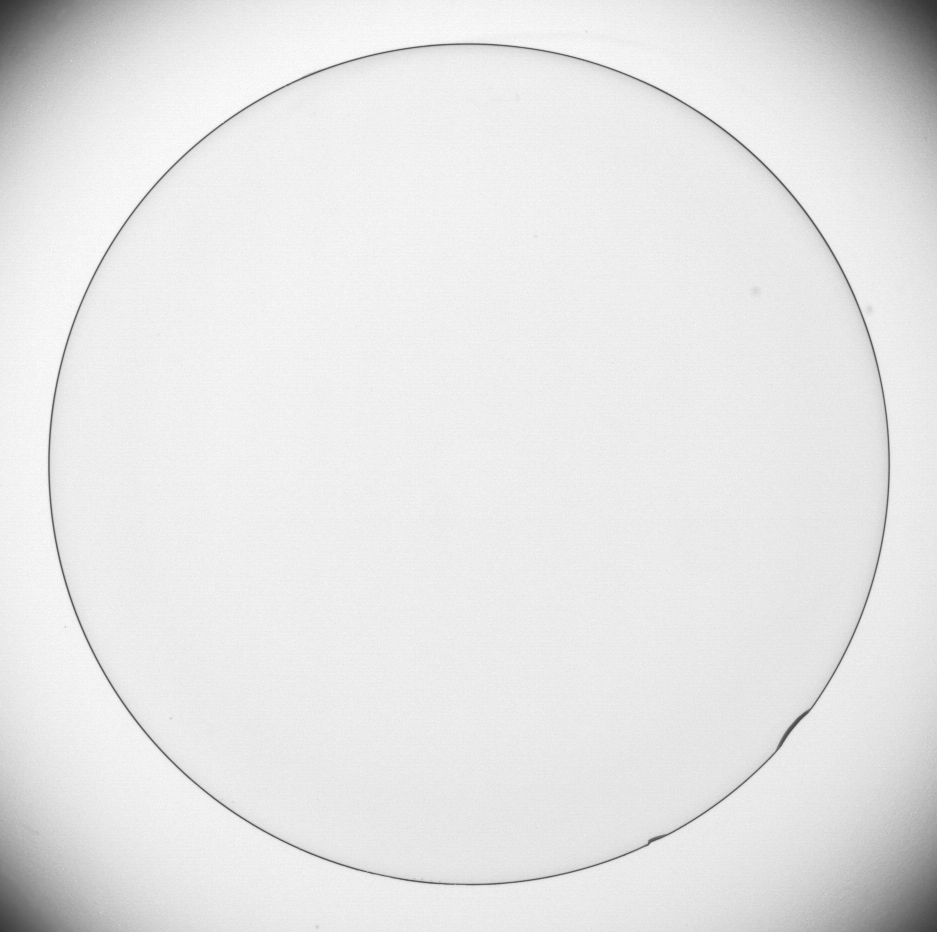
#> input picture Experiment_GUET/src/class_img/Fig0342(a)(contact_lens_original).tif, 937 x 932 px, found by its file name
$ jupyter execute Experiment_Content_Implementation_split.ipynb
#> lines starting #> are read from the running program, lines starting #| are printed output that depends on the picture; after the words box and inside, x2 and y2 are one past the last pixel; in counts of white or black regions, pixels touching at a corner belong together
[cell 1]
from pathlib import Path

import cv2
import matplotlib.pyplot as plt
import numpy as np

plt.rcParams['font.sans-serif'] = ['SimHei', 'DejaVu Sans']
plt.rcParams['axes.unicode_minus'] = False


def find_project_root() -> Path:
    cwd = Path.cwd().resolve()
    for p in [cwd, *cwd.parents]:
        if (p / 'Experiment_GUET').exists():
            return p
    raise FileNotFoundError('未找到包含 Experiment_GUET 的项目根目录')


PROJECT_ROOT = find_project_root()
PIC_DIR = PROJECT_ROOT / 'Experiment_GUET' / 'pic'
OUT_DIR = PROJECT_ROOT / 'Experiment_GUET' / 'src' / '实验四' / 'results_strict'
OUT_DIR.mkdir(parents=True, exist_ok=True)


def read_gray(path: Path) -> np.ndarray:
    img = cv2.imread(str(path), cv2.IMREAD_GRAYSCALE)
    if img is None:
        raise FileNotFoundError(f'无法读取图像: {path}')
    return img


def normalize_u8(x: np.ndarray) -> np.ndarray:
    return cv2.normalize(x, None, 0, 255, cv2.NORM_MINMAX).astype(np.uint8)


def show_and_save(fig, name: str) -> None:
    fig.tight_layout()
    fig.savefig(OUT_DIR / name, dpi=150, bbox_inches='tight')
    plt.show()


def rect_kernel(n: int) -> np.ndarray:
    return cv2.getStructuringElement(cv2.MORPH_RECT, (n, n))


print(f'项目根目录: {PROJECT_ROOT}')
print(f'结果目录: {OUT_DIR}')

实验要求思考：膨胀扩展的是高频/低频/亮部/暗部中的哪一类？腐蚀收缩的是哪一类？

[cell 2]
h, w = 120, 200
# 二值图：白色竖条前景（亮像素），黑色背景（暗像素）
bin_img = np.zeros((h, w), np.uint8)
bin_img[40:80, 90:110] = 255  # 竖条前景


k = rect_kernel(9)  # 9x9矩形核
d_bin = cv2.dilate(bin_img, k)  # 膨胀
e_bin = cv2.erode(bin_img, k)   # 腐蚀


fig, ax = plt.subplots(1, 3, figsize=(12, 4))
ax[0].imshow(bin_img, cmap='gray')
ax[0].set_title('Original Binary (white = foreground)')
ax[1].imshow(d_bin, cmap='gray')
ax[1].set_title('Dilate (foreground expands)')
ax[2].imshow(e_bin, cmap='gray')
ax[2].set_title('Erode (foreground shrinks)')

for a in ax.ravel():
    a.axis('off')

plt.tight_layout()
plt.show()
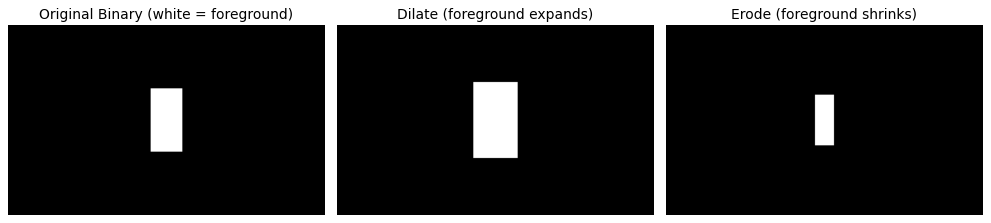
#> figure drawn by matplotlib, 3 panels

使用**同类**方形全 1 结构元，仅改变边长，对比：

1. 膨胀随尺寸增大如何变化；
2. 腐蚀随尺寸增大如何变化。

[cell 3]
# 任务2：不同方形结构元尺寸
g = np.zeros((140, 220), np.uint8)
g[60:62, 30:190] = 255
g[20:40, 50:70] = 255
g[95:100, 160:168] = 255

sizes = (3, 9, 15)
fig, ax = plt.subplots(2, len(sizes) + 1, figsize=(14, 6))
ax[0, 0].imshow(g, cmap='gray')
ax[0, 0].set_title('Original binary')
ax[1, 0].imshow(g, cmap='gray')
ax[1, 0].set_title('(same)')
for j, n in enumerate(sizes, start=1):
    k = rect_kernel(n)
    ax[0, j].imshow(cv2.dilate(g, k), cmap='gray')
    ax[0, j].set_title(f'Dilate n={n}')
    ax[1, j].imshow(cv2.erode(g, k), cmap='gray')
    ax[1, j].set_title(f'Erode n={n}')
for a in ax.ravel():
    a.axis('off')
show_and_save(fig, 'task2_se_size_dilate_erode.png')
#> in show_and_save, `fig.savefig(OUT_DIR / name, dpi=150, bbox_inches='tight')`:
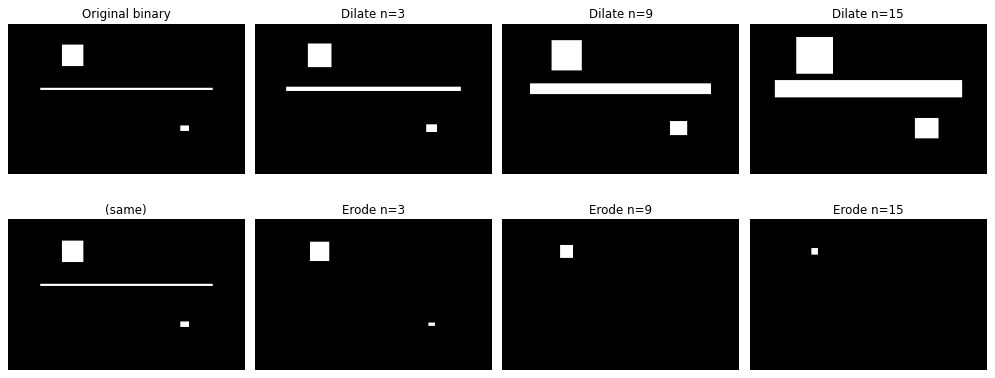
#> figure drawn by matplotlib, 8 panels

结构元尺寸对开运算、闭运算的影响

开运算 = 先腐蚀后膨胀；闭运算 = 先膨胀后腐蚀。比较同一方形结构元在 **不同边长** 下：

3. 开运算效果差异；
4. 闭运算效果差异。

[cell 4]
base = np.zeros((160, 240), np.uint8)
cv2.rectangle(base, (40, 50), (200, 110), 255, 2)
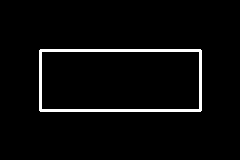
#> base: shape (160, 240); 3.4% white; 1 white region, box (x1, y1, x2, y2) and area: (39, 49, 202, 112) 1316
rng = np.random.default_rng(0)
salt = (rng.random(base.shape) < 0.012).astype(np.uint8) * 255
base = np.clip(base.astype(np.int16) + salt, 0, 255).astype(np.uint8)

sizes = (3, 7, 11)
fig, ax = plt.subplots(2, len(sizes) + 1, figsize=(14, 6))
ax[0, 0].imshow(base, cmap='gray')
ax[0, 0].set_title('Noisy binary')
ax[1, 0].imshow(base, cmap='gray')
ax[1, 0].set_title('(same)')
for j, n in enumerate(sizes, start=1):
    k = rect_kernel(n)
    op = cv2.morphologyEx(base, cv2.MORPH_OPEN, k)
    cl = cv2.morphologyEx(base, cv2.MORPH_CLOSE, k)
    ax[0, j].imshow(op, cmap='gray')
    ax[0, j].set_title(f'Opening n={n}')
    ax[1, j].imshow(cl, cmap='gray')
    ax[1, j].set_title(f'Closing n={n}')
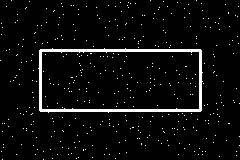
#> base: shape (160, 240); 4.6% white; 407 white regions (406 under 20 px), largest, box (x1, y1, x2, y2) and area: (38, 48, 203, 113) 1332
for a in ax.ravel():
    a.axis('off')
show_and_save(fig, 'task3_open_close_se_size.png')
#> call 2 of show_and_save, with name = 'task3_open_close_se_size.png'
#> in show_and_save (call 2), `fig.savefig(OUT_DIR / name, dpi=150, bbox_inches='tight')`:
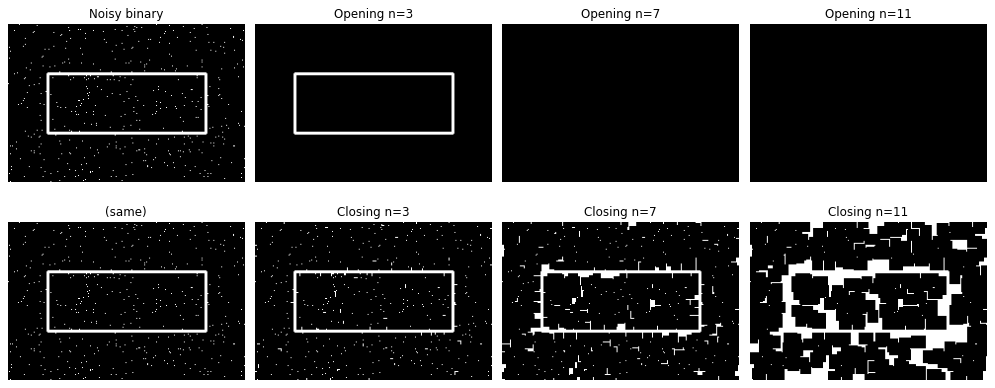
#> figure drawn by matplotlib, 8 panels

[cell 5]
def show_image(ax, img, title):
    ax.imshow(img, cmap='gray')
    ax.set_title(title)
    ax.axis('off')


lens = read_gray(PIC_DIR / 'Fig0342(a)(contact_lens_original).tif')
#> in read_gray, img is the input picture: shape (932, 937); min 50, max 255, mean 229.7
if lens is None:
    raise FileNotFoundError('未找到 Fig0342(a)(contact_lens_original).tif')

# 兼容灰度图/彩色图输入
if lens.ndim == 3:
    lens_gray = cv2.cvtColor(lens, cv2.COLOR_BGR2GRAY)
    result_overlay = lens.copy()
else:
    lens_gray = lens
    result_overlay = cv2.cvtColor(lens_gray, cv2.COLOR_GRAY2BGR)

# 预处理：轻度平滑，降低噪声对边缘检测的影响
lens_blur = cv2.GaussianBlur(lens_gray, (5, 5), 1.2)

# Canny 提取边缘
edges = cv2.Canny(lens_blur, 35, 90)
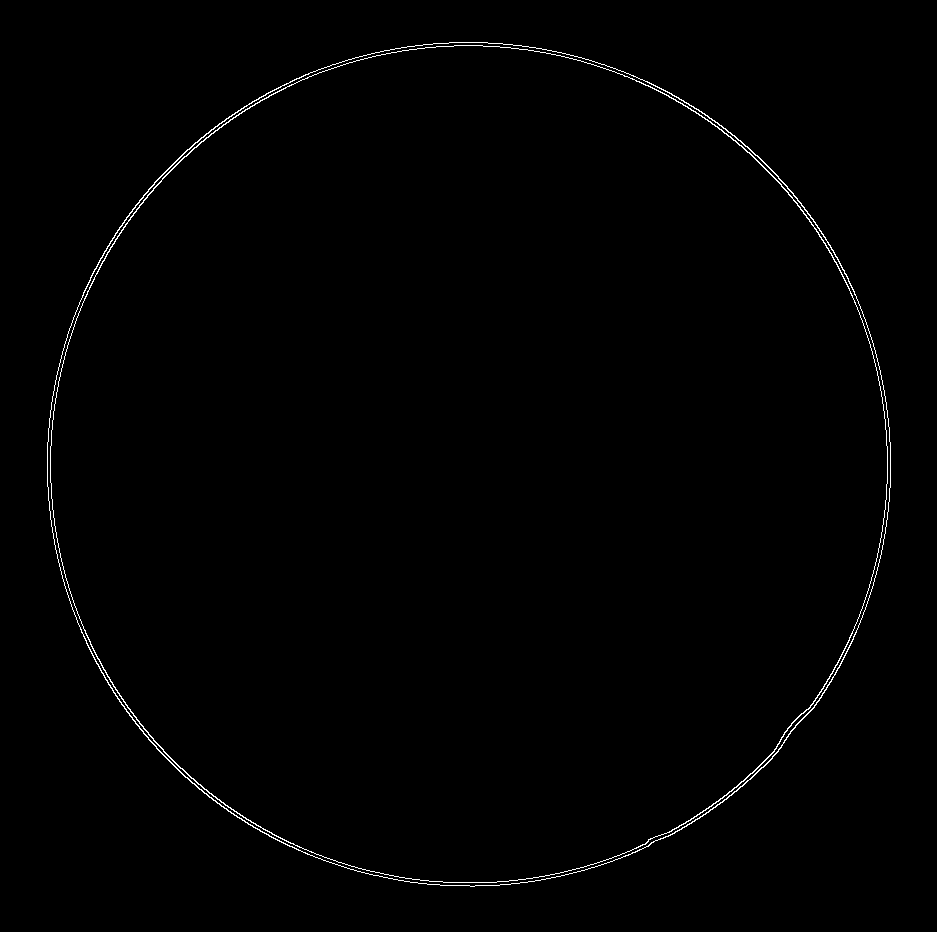
#> edges: shape (932, 937); 0.7% white in thin lines or dots, all inside (x1, y1, x2, y2) = (47, 42, 891, 887)

# 用形态学闭运算增强边缘连续性
kernel = cv2.getStructuringElement(cv2.MORPH_ELLIPSE, (5, 5))
edges_closed = cv2.morphologyEx(edges, cv2.MORPH_CLOSE, kernel, iterations=1)
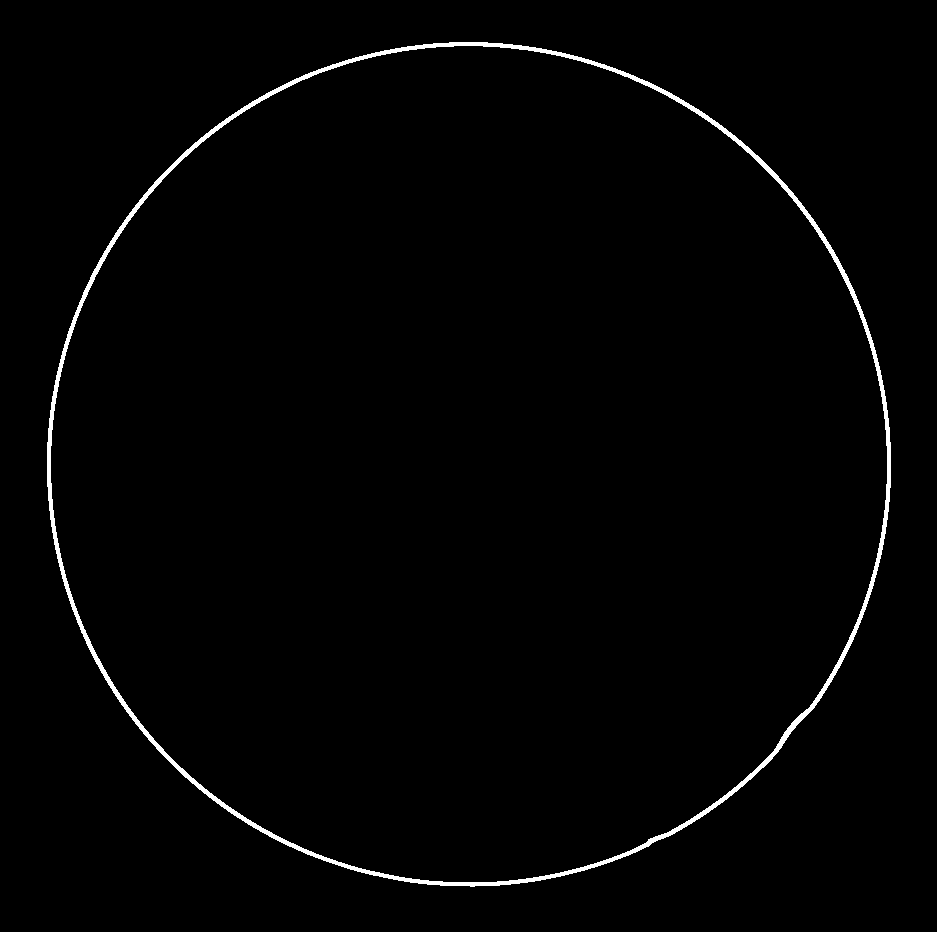
#> edges_closed: shape (932, 937); 1.3% white; 1 white region, box (x1, y1, x2, y2) and area: (47, 42, 891, 887) 11539

# 简化：闭运算后直接作为最终边界
boundary_only = edges_closed.copy()

# 直接叠加闭运算结果到原图（白色边缘）
result_overlay = cv2.cvtColor(lens_gray, cv2.COLOR_GRAY2BGR)
result_overlay[boundary_only > 0] = (255, 255, 255)
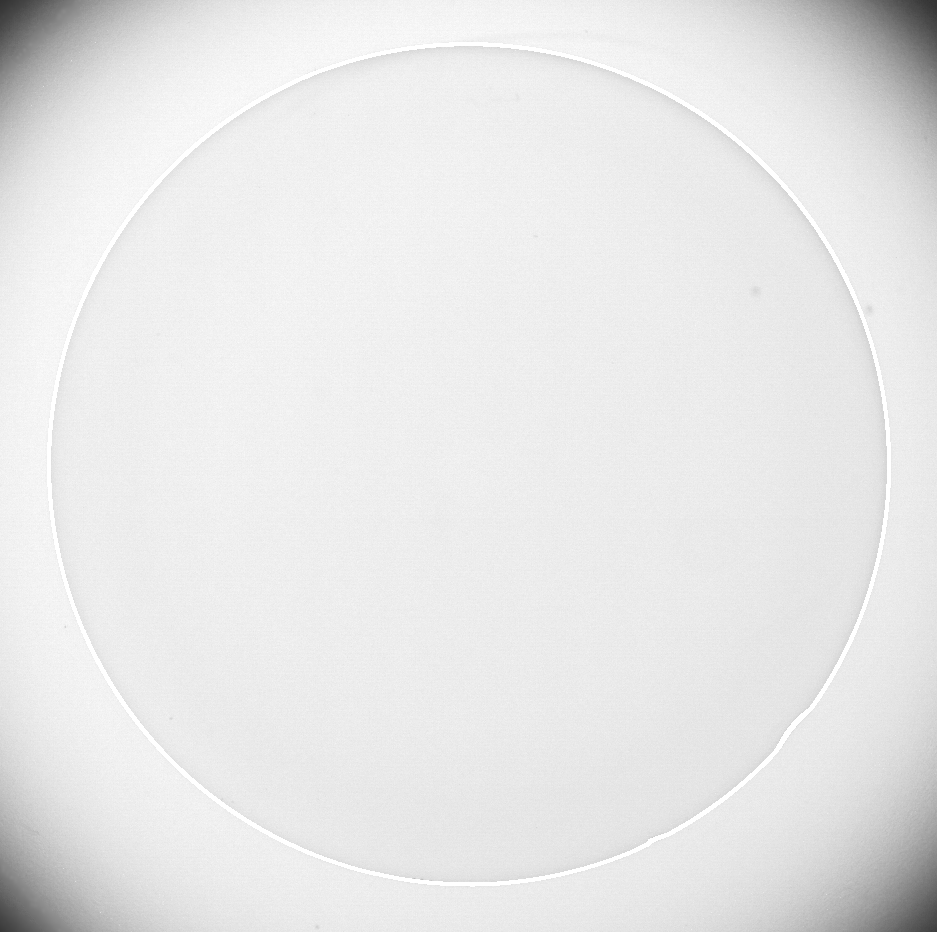
#> result_overlay: shape (932, 937, 3); 1.32% of pixels changed, all inside (x1, y1, x2, y2) = (47, 42, 891, 887)

fig, axes = plt.subplots(1, 4, figsize=(18, 5))
show_image(axes[0], lens_gray, 'Original Image')
show_image(axes[1], edges, 'Canny Edges')
show_image(axes[2], edges_closed, 'Edges After Closing')
show_image(axes[3], boundary_only, 'Final Boundary (Closed)')
plt.tight_layout()
plt.show()

2. **形态学骨架**：迭代 `skel |= (img - morph_open(img))`，`img = erode(img)` 直至空（仅用 `erode` / `dilate` / `subtract` / `bitwise_or` 组合）。
3. **Zhang-Suen 细化**：经典二值细化（下面为纯 NumPy 实现，便于与形态学骨架并排对比）。

[cell 6]
# 任务5：形态学骨架 vs Zhang-Suen 细化


def morphological_skeleton(bin_fg255: np.ndarray, kernel: np.ndarray) -> np.ndarray:
    """Lantuéjoul 形态学骨架（前景 255）。"""
    img = (bin_fg255 > 0).astype(np.uint8) * 255
    skel = np.zeros_like(img)
    while True:
        opened = cv2.morphologyEx(img, cv2.MORPH_OPEN, kernel)
        temp = cv2.subtract(img, opened) # 原图减开运算结果
        skel = cv2.bitwise_or(skel, temp) # 叠加到骨架图里
        eroded = cv2.erode(img, kernel) # 腐蚀
        if cv2.countNonZero(eroded) == 0:
            break
        img = eroded
    return skel


def zhang_suen_thinning(bin_fg255: np.ndarray) -> np.ndarray:
    """Zhang-Suen thinning, foreground=1 in algorithm."""
    im = (bin_fg255 > 0).astype(np.uint8)
    def neighbors(y, x):
        p2, p3, p4, p5, p6, p7, p8, p9 = (
            im[y - 1, x],
            im[y - 1, x + 1],
            im[y, x + 1],
            im[y + 1, x + 1],
            im[y + 1, x],
            im[y + 1, x - 1],
            im[y, x - 1],
            im[y - 1, x - 1],
        )
        return p2, p3, p4, p5, p6, p7, p8, p9

    def transitions(p):
        n = p + (p[0],)
        return sum((n[i] == 0 and n[i + 1] == 1) for i in range(8))

    h, w = im.shape
    im = im.copy()
    im[[0, h - 1], :] = 0
    im[:, [0, w - 1]] = 0
    changed = True
    while changed:
        changed = False
        m1 = []
        for y in range(1, h - 1):
            for x in range(1, w - 1):
                if im[y, x] != 1:
                    continue
                p2, p3, p4, p5, p6, p7, p8, p9 = neighbors(y, x)
                arr = (p2, p3, p4, p5, p6, p7, p8, p9)
                B = sum(arr)
                if B < 2 or B > 6:
                    continue
                if transitions(arr) != 1:
                    continue
                if p2 * p4 * p6 != 0:
                    continue
                if p4 * p6 * p8 != 0:
                    continue
                m1.append((y, x))
        for y, x in m1:
            im[y, x] = 0
            changed = True
        m2 = []
        for y in range(1, h - 1):
            for x in range(1, w - 1):
                if im[y, x] != 1:
                    continue
                p2, p3, p4, p5, p6, p7, p8, p9 = neighbors(y, x)
                arr = (p2, p3, p4, p5, p6, p7, p8, p9)
                B = sum(arr)
                if B < 2 or B > 6:
                    continue
                if transitions(arr) != 1:
                    continue
                if p2 * p4 * p8 != 0:
                    continue
                if p2 * p6 * p8 != 0:
                    continue
                m2.append((y, x))
        for y, x in m2:
            im[y, x] = 0
            changed = True
    return (im * 255).astype(np.uint8)


stroke = np.zeros((200, 260), np.uint8)
cv2.putText(stroke, 'DIP', (20, 120), cv2.FONT_HERSHEY_SIMPLEX, 3.2, 255, 12)
_, stroke_bw = cv2.threshold(stroke, 127, 255, cv2.THRESH_BINARY)

k3 = rect_kernel(3)
sk = morphological_skeleton(stroke_bw, k3)
th = zhang_suen_thinning(stroke_bw)

fig, ax = plt.subplots(1, 3, figsize=(14, 4))
ax[0].imshow(stroke_bw, cmap='gray')
ax[0].set_title('Thick binary')
ax[1].imshow(sk, cmap='gray')
ax[1].set_title('Morphological skeleton')
ax[2].imshow(th, cmap='gray')
ax[2].set_title('Zhang-Suen thinning')
for a in ax:
    a.axis('off')
show_and_save(fig, 'task5_thinning_vs_skeleton.png')
#> call 3 of show_and_save, with name = 'task5_thinning_vs_skeleton.png'
#> in show_and_save (call 3), `fig.savefig(OUT_DIR / name, dpi=150, bbox_inches='tight')`:
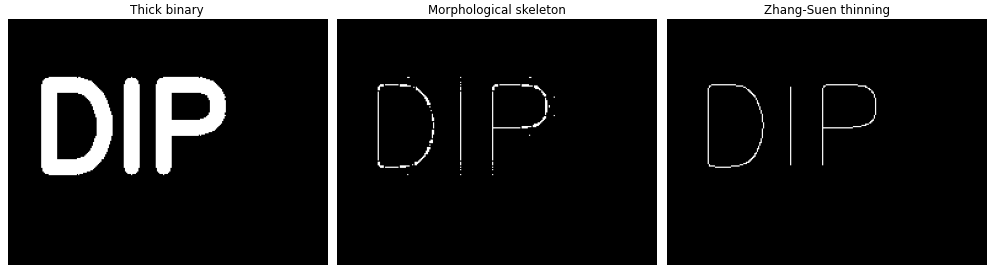
#> figure drawn by matplotlib, 3 panels

[cell 7]
g = np.zeros((140, 220), np.uint8)
g[60:70, 30:190]   = 255   # 桌子横梁
g[20:60, 50:70]     = 255   # 左边桌腿
g[20:60, 160:180]   = 255   # 右边桌腿
g[90:120, 90:130]   = 255   # 下方方块

# 二值化（确保干净）
_, stroke_bw = cv2.threshold(g, 127, 255, cv2.THRESH_BINARY)


k3 = rect_kernel(3)
sk = morphological_skeleton(stroke_bw, k3)    # 形态学骨架
th = zhang_suen_thinning(stroke_bw)           # Zhang-Suen 细化


fig, ax = plt.subplots(1, 3, figsize=(14, 4))
ax[0].imshow(stroke_bw, cmap='gray')
ax[0].set_title('Thick binary')
ax[1].imshow(sk, cmap='gray')
ax[1].set_title('Morphological skeleton')
ax[2].imshow(th, cmap='gray')
ax[2].set_title('Zhang-Suen thinning')

for a in ax:
    a.axis('off')

plt.tight_layout()
plt.show()
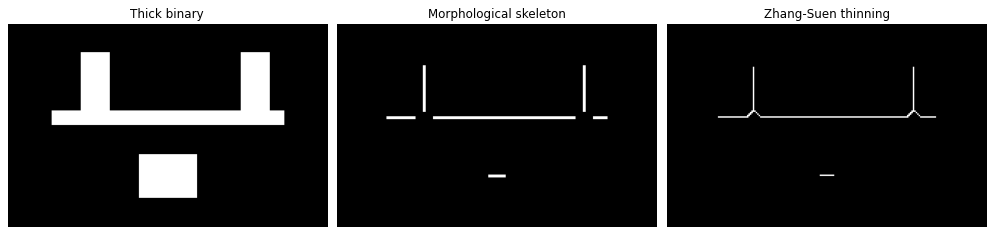
#> figure drawn by matplotlib, 3 panels
